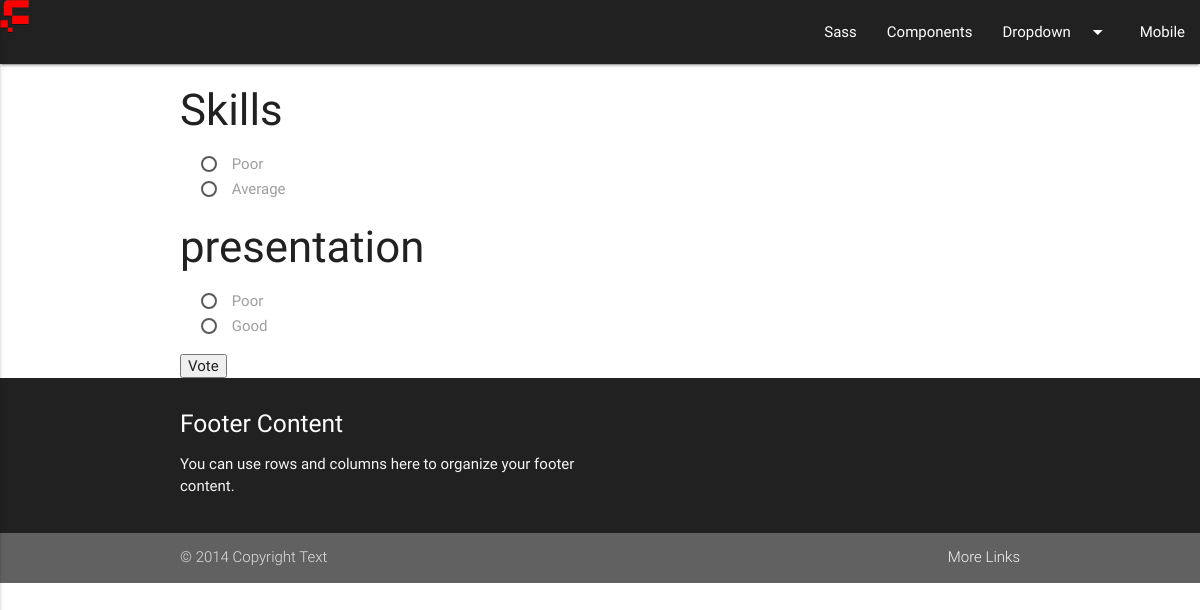
/teams/1/, run on the app's committed database.
### polls/models.py (models this page shows, shortened)
class Question(models.Model):
    question_id = models.AutoField(primary_key=True)
    team = models.ForeignKey(Teams, on_delete=models.CASCADE)
    question_text = models.CharField(max_length=200)
    pub_date = models.DateTimeField('date published')

class Choice(models.Model):
    choice_id = models.AutoField(primary_key=True)
    question = models.ForeignKey(Question, on_delete=models.CASCADE)
    choice_text = models.CharField(max_length=200)
    votes = models.IntegerField(default=0)

### polls/views.py (the view)
# urls.py: url(r'^teams/(?P<team_id>[0-9]+)/$', views.team, name='team'),
def team(request, team_id):
    try:
        team = Teams.objects.get(pk=team_id)
    except Teams.DoesNotExist:
        raise Http404("Question does not exist")
    questions = Question.objects.filter(team=team_id).all()
    args = {
        'questions': questions,
        'team':team,
    }
    return render(request, 'team.html', args)

### polls/templates/team.html (shortened to what this page needs)
<!DOCTYPE html>
<html lang="en">
{% include "header.html" %}
<body>
{% include "navbar.html" %}
<div class="container">
    <form action="/teams/{{team.team_id}}/vote/" method="post">
    <ul>
        {% if questions is not None %}
            {% for question in questions %}
                <li>
                    <h3>{{ question.question_text }}</h3>
                    {% for choice in question.choice_set.all %}
                        <label for="{{question.question_id}}{{ forloop.counter }}">{{ choice.choice_text }}</label><br />
                    {% endfor %}
                </li>
            {% endfor %}
        {% else %}
            <p>No questions are available.</p>
        {% endif %}
    </ul>
    <input type="submit" value="Vote" />
</form>
</div>
{% include "footer.html"%}
</body>
</html>

### data on the page
Question: question_text "Skills"
Choice: choice_text "Poor"
Choice: choice_text "Average"
Question: question_text "presentation"
Choice: choice_text "Poor"
Choice: choice_text "Good"
